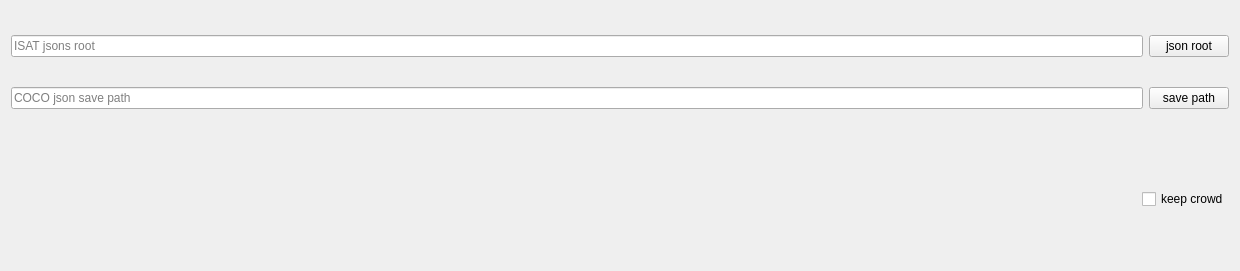
            <widget class="QWidget" name="toolbox_item_isat2coco">
             <property name="geometry">
              <rect>
               <x>0</x>
               <y>0</y>
               <width>1240</width>
               <height>271</height>
              </rect>
             </property>
             <attribute name="label">
              <string>ISAT to COCO</string>
             </attribute>
             <layout class="QVBoxLayout" name="verticalLayout_5">
              <item>
               <widget class="QWidget" name="widget_4" native="true">
                <layout class="QVBoxLayout" name="verticalLayout_6">
                 <property name="leftMargin">
                  <number>0</number>
                 </property>
                 <property name="topMargin">
                  <number>0</number>
                 </property>
                 <property name="rightMargin">
                  <number>0</number>
                 </property>
                 <property name="bottomMargin">
                  <number>0</number>
                 </property>
                 <item>
                  <widget class="QWidget" name="widget_5" native="true">
                   <layout class="QGridLayout" name="gridLayout_2">
                    <property name="leftMargin">
                     <number>0</number>
                    </property>
                    <property name="topMargin">
                     <number>0</number>
                    </property>
                    <property name="rightMargin">
                     <number>0</number>
                    </property>
                    <property name="bottomMargin">
                     <number>0</number>
                    </property>
                    <item row="0" column="0">
                     <widget class="QLineEdit" name="lineEdit_isat2coco_isat_json_root">
                      <property name="readOnly">
                       <bool>true</bool>
                      </property>
                      <property name="placeholderText">
                       <string>ISAT jsons root</string>
                      </property>
                     </widget>
                    </item>
                    <item row="0" column="1">
                     <widget class="QPushButton" name="pushButton_isat2coco_isat_json_root">
                      <property name="text">
                       <string>json root</string>
                      </property>
                     </widget>
                    </item>
                    <item row="1" column="0">
                     <widget class="QLineEdit" name="lineEdit_isat2coco_coco_json_path">
                      <property name="readOnly">
                       <bool>true</bool>
                      </property>
                      <property name="placeholderText">
                       <string>COCO json save path</string>
                      </property>
                     </widget>
                    </item>
                    <item row="1" column="1">
                     <widget class="QPushButton" name="pushButton_isat2coco_coco_json_path">
                      <property name="text">
                       <string>save path</string>
                      </property>
                     </widget>
                    </item>
                   </layout>
                  </widget>
                 </item>
                 <item>
                  <widget class="QWidget" name="widget_6" native="true">
                   <layout class="QHBoxLayout" name="horizontalLayout_2">
                    <property name="leftMargin">
                     <number>0</number>
                    </property>
                    <property name="topMargin">
                     <number>0</number>
                    </property>
                    <property name="rightMargin">
                     <number>0</number>
                    </property>
                    <property name="bottomMargin">
                     <number>0</number>
                    </property>
                    <item>
                     <spacer name="horizontalSpacer_2">
                      <property name="orientation">
                       <enum>Qt::Horizontal</enum>
                      </property>
                      <property name="sizeHint" stdset="0">
                       <size>
                        <width>445</width>
                        <height>20</height>
                       </size>
                      </property>
                     </spacer>
                    </item>
                    <item>
                     <widget class="QCheckBox" name="checkBox_isat2coco_keep_crowd">
                      <property name="text">
                       <string>keep crowd</string>
                      </property>
                     </widget>
                    </item>
                   </layout>
                  </widget>
                 </item>
                </layout>
               </widget>
              </item>
             </layout>
            </widget>
